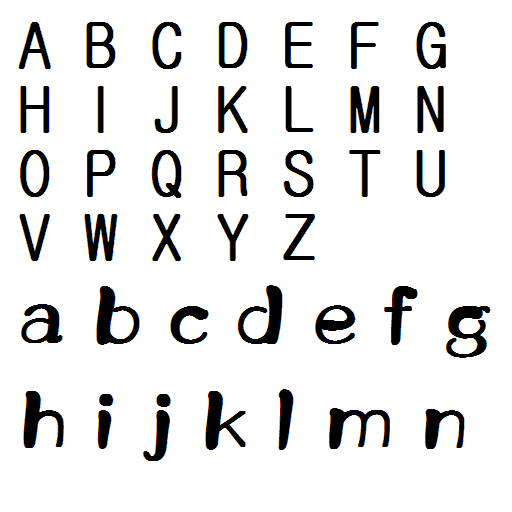
//> input picture chapter7/ex7-16/alphabet.bmp, 512 x 512 px
$ ./ex7_16   (built with g++ and OpenCV 4)
//> lines starting //> are read from the running program, lines starting //| are printed output that depends on the picture; after the words box and inside, x2 and y2 are one past the last pixel; in counts of white or black regions, pixels touching at a corner belong together
#include "opencv2/opencv.hpp"

using namespace std;
using namespace cv;


int main()
{
    Mat srcImage = imread("alphabet.bmp", IMREAD_GRAYSCALE);
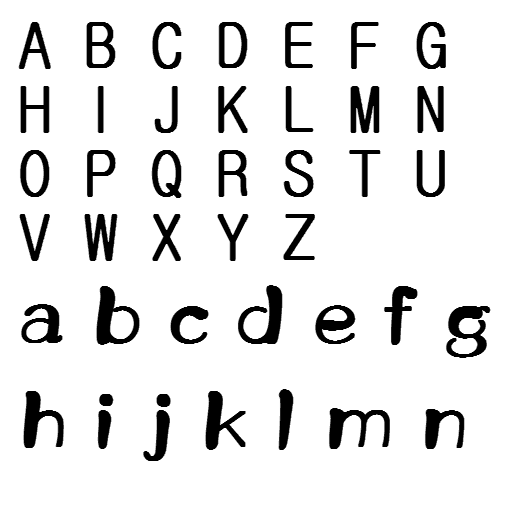
//> srcImage: 512 rows x 512 cols, CV_8UC1; min 0, max 255, mean 228.8
    if(srcImage.empty())
    {
        return -1;
    }
    String tName[] = { "A.bmp", "s.bmp", "b.bmp", "m.bmp" };

    Mat dstImage;
    cvtColor(srcImage, dstImage, COLOR_GRAY2BGR);

    Mat src32f;
    srcImage.convertTo(src32f, CV_32F);
    cout<<"src32f.size()  ="<<src32f.size()<<endl;
//| src32f.size()  =[512 x 512]
    for(int i = 0; i < 4; i++)
    {
        Mat tImage = imread(tName[i], IMREAD_GRAYSCALE);
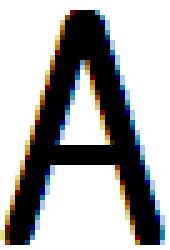
//> input picture chapter7/ex7-16/A.bmp, 34 x 50 px (shown 5 times larger)
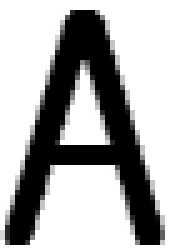
//> tImage: 50 rows x 34 cols, CV_8UC1 (shown 5 times larger); min 0, max 255, mean 169.6
        if(tImage.empty())
        {
            return -1;
        }
        cout<<"template"<<tName[i]<<endl;
        Mat tmpl32f;
        tImage.convertTo(tmpl32f, CV_32F);
        copyMakeBorder(tmpl32f, tmpl32f, 0, src32f.rows-tmpl32f.rows, 0, src32f.cols-tmpl32f.cols, BORDER_CONSTANT, 0);
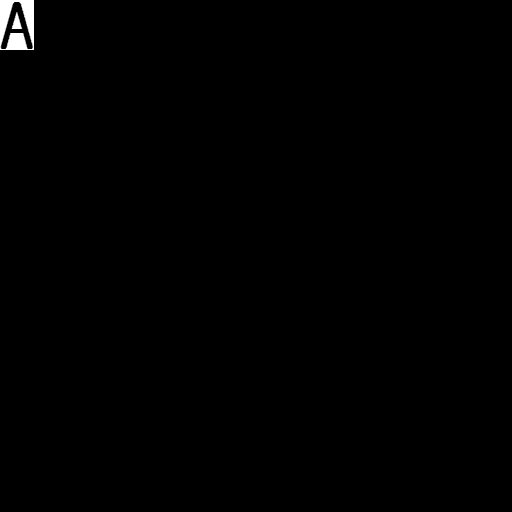
//> tmpl32f: 512 rows x 512 cols, CV_32FC1; min 0, max 255, mean 1.1
        cout<<"tmpl32f.size() = "<<tmpl32f.size()<<endl;
//| tmpl32f.size() = [512 x 512]

        double phaseCorr;
        //OpenCV 2.4.13
        //Point2d peakLoc = phaseCorrelateRes(src32f, tmpl32f, noArray(), &phaseCorr);

        //OpenCV 3.1.0
        Point2d peakLoc = phaseCorrelate(src32f, tmpl32f, noArray(), &phaseCorr);
//> phaseCorr = 0.0879; peakLoc = Point(-18.13, -20.1)
        cout<<"phaseCorr = "<<phaseCorr<<endl;
//| phaseCorr = 0.0878934
        //Point2d peakLoc = phaseCorrelate(src32f, tmpl32f);
        //cout<<"peakLoc = "<<peakLoc<<endl;

        Point2d center(src32f.cols/2.0, src32f.rows/2.0);
//> center = Point(256, 256)
        ///////////////
        //region1//region2//
        /////////////////
        //region3//region4//
        //////////////
        peakLoc = (center-peakLoc); //inverse of peakLoc = (center - t)
//> peakLoc = Point(274.1, 276.1)
        //inverse of fftShift
        if(peakLoc.x < center.x)
        {
            if(peakLoc.y<center.y) // region 1
            {
                peakLoc += center; //to region 4
            }else //region3
            {
                peakLoc.x += center.x; //to region 2
                peakLoc.y -= center.y;
            }
        }
        else
        {
            if(peakLoc.y < center.y) //region 2
            {
                peakLoc.x -= center.x; //to region 3
                peakLoc.y += center.y;
            }
            else //region 4
            {
                peakLoc -= center; //to region 1
//> peakLoc = Point(18.13, 20.1)
            }
        }
        cout<<"peakLoc = "<<peakLoc<<endl;
//| peakLoc = [18.1327, 20.0964]
        		rectangle(dstImage, Point((int)peakLoc.x, (int)peakLoc.y),
			Point(peakLoc.x + tImage.cols, peakLoc.y + tImage.rows), Scalar(255, 0, 0), 2);
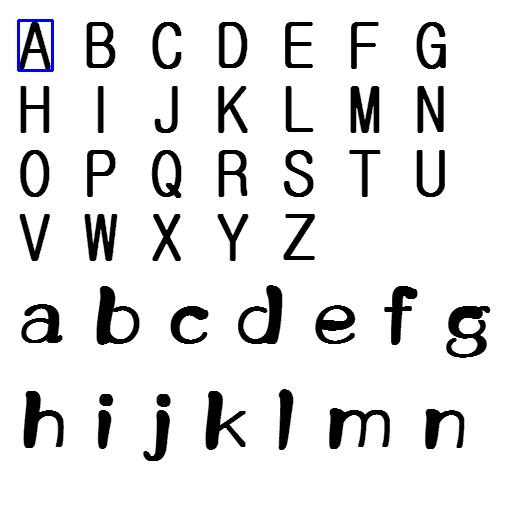
//> dstImage: 512 rows x 512 cols, CV_8UC3; mean B, G, R 228.8, 228.3, 228.3
    }
//> pass 2 of the loop `for(int i = 0; i < 4; i++)`:
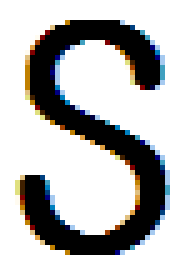
//> input picture chapter7/ex7-16/S.bmp, 37 x 54 px (shown 5 times larger)
//> tImage: 54 rows x 37 cols, CV_8UC1
//> `copyMakeBorder(tmpl32f, tmpl32f, 0, src32f.rows-tmpl32f.rows, 0, src32..`:
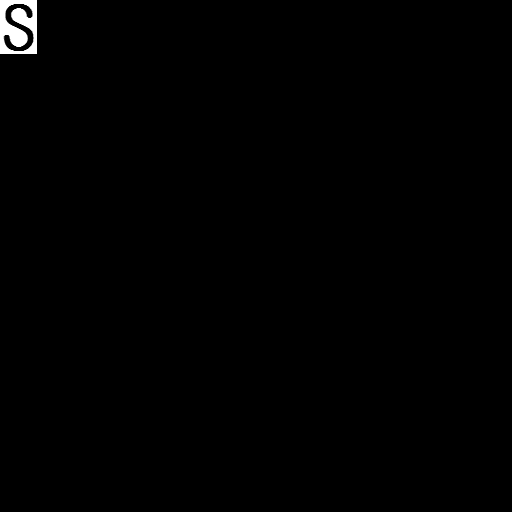
//> tmpl32f: 512 rows x 512 cols, CV_32FC1; min 0, max 255, mean 1.4
//| tmpl32f.size() = [512 x 512]
//> `Point2d peakLoc = phaseCorrelate(src32f, tmpl32f, noArray(), &phaseCor..`: phaseCorr = 0.11; peakLoc = Point(232.1, -145.9)
//| phaseCorr = 0.109972
//> `peakLoc = (center-peakLoc);`: peakLoc = Point(23.92, 401.9)
//> `peakLoc.x += center.x;`: peakLoc = Point(279.9, 401.9)
//> `peakLoc.y -= center.y;`: peakLoc = Point(279.9, 145.9)
//| peakLoc = [279.921, 145.937]
//> `rectangle(dstImage, Point((int)peakLoc.x, (int)peakLoc.y), Point(peakL..`:
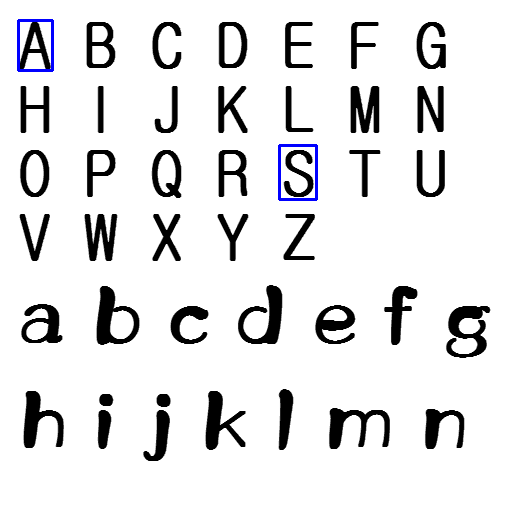
//> dstImage: 512 rows x 512 cols, CV_8UC3; 0.21% of pixels changed, all inside (x1, y1, x2, y2) = (278, 144, 318, 201)
//> pass 3 of the loop `for(int i = 0; i < 4; i++)`:
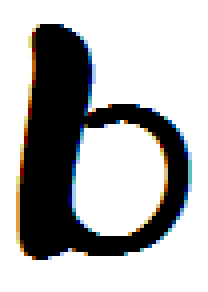
//> input picture chapter7/ex7-16/b.bmp, 52 x 73 px (shown 4 times larger)
//> tImage: 73 rows x 52 cols, CV_8UC1
//> `copyMakeBorder(tmpl32f, tmpl32f, 0, src32f.rows-tmpl32f.rows, 0, src32..`:
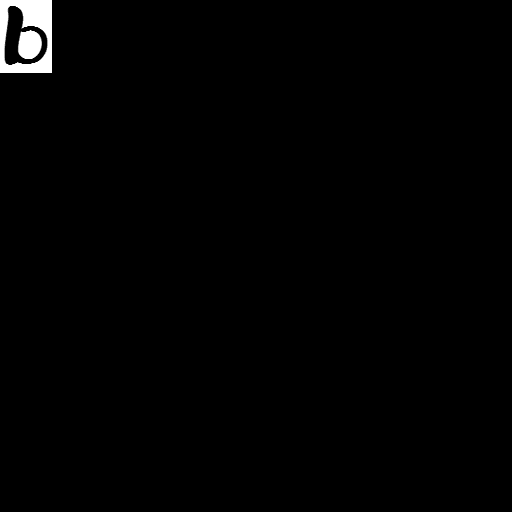
//> tmpl32f: 512 rows x 512 cols, CV_32FC1; min 0, max 255, mean 2.6
//| tmpl32f.size() = [512 x 512]
//> `Point2d peakLoc = phaseCorrelate(src32f, tmpl32f, noArray(), &phaseCor..`: phaseCorr = 0.117; peakLoc = Point(-91.92, 232.1)
//| phaseCorr = 0.116573
//> `peakLoc = (center-peakLoc);`: peakLoc = Point(347.9, 23.86)
//> `peakLoc.x -= center.x;`: peakLoc = Point(91.92, 23.86)
//> `peakLoc.y += center.y;`: peakLoc = Point(91.92, 279.9)
//| peakLoc = [91.9193, 279.865]
//> `rectangle(dstImage, Point((int)peakLoc.x, (int)peakLoc.y), Point(peakL..`:
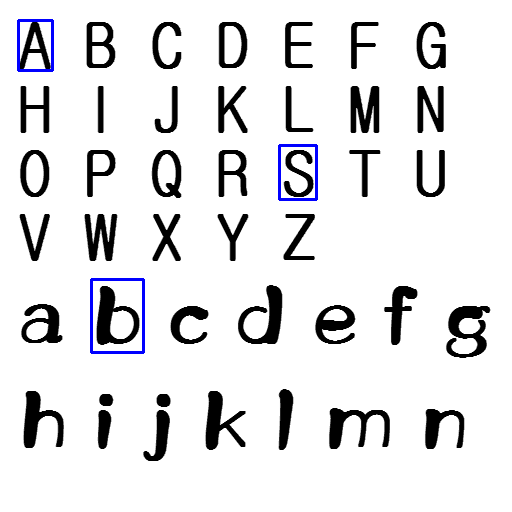
//> dstImage: 512 rows x 512 cols, CV_8UC3; 0.28% of pixels changed, all inside (x1, y1, x2, y2) = (90, 278, 145, 354)
//> the loop made 4 passes; the first 3 are shown
    imshow("dstImage", dstImage);
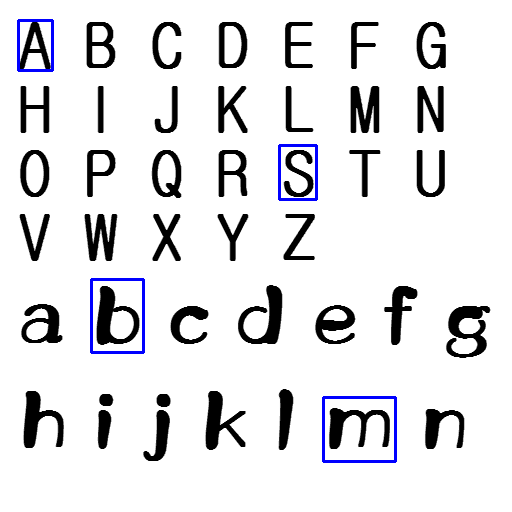
//> window 'dstImage': 512 rows x 512 cols, CV_8UC3; mean B, G, R 228.8, 226.3, 226.3
    waitKey();
    return 0;
}
